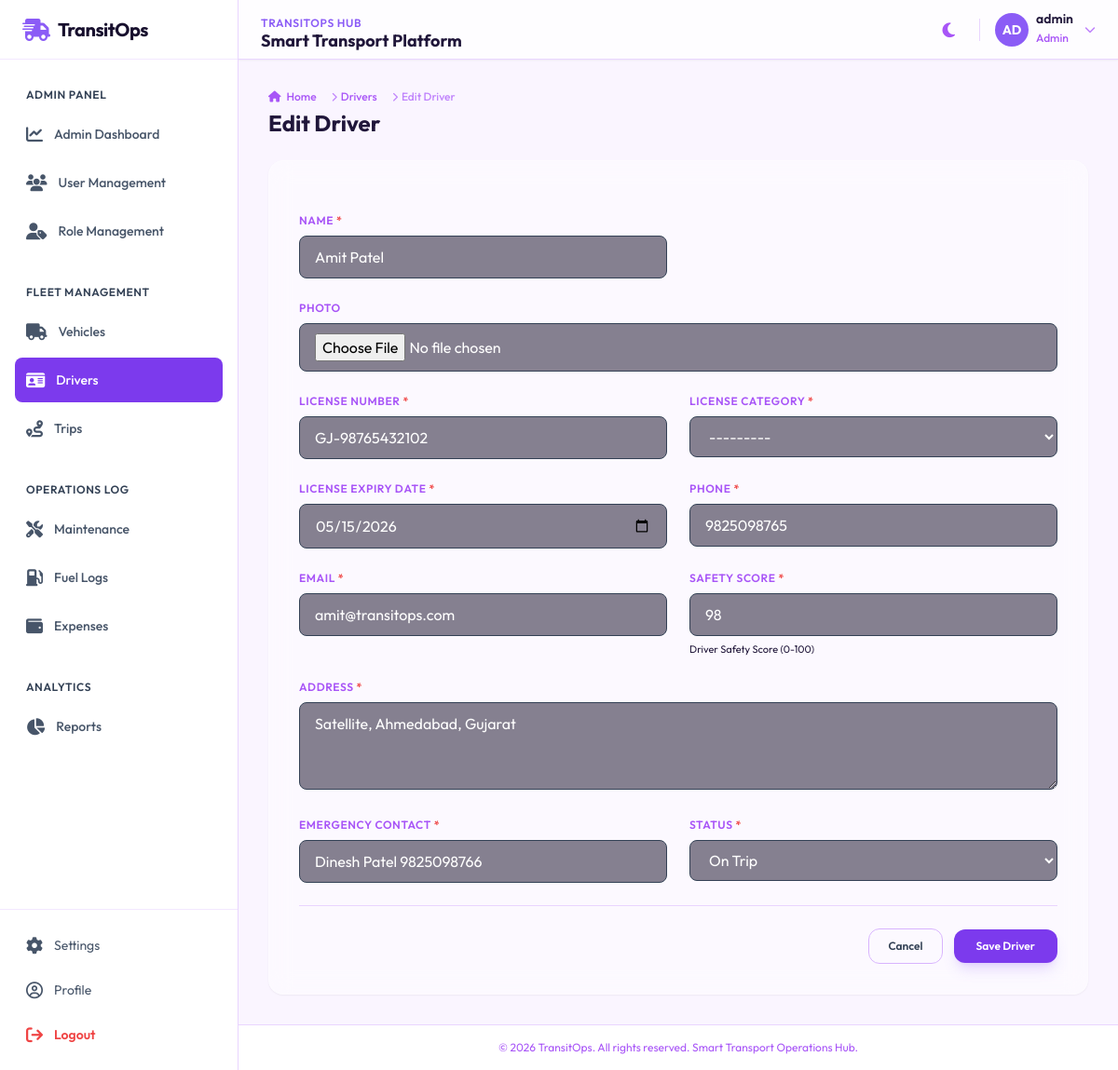
/drivers/18/edit/ (signed in), run on the app's committed database.
### accounts/models.py (models this page shows, shortened)
class Profile(models.Model):
    ROLE_CHOICES = [
        ('Admin', 'Admin'),
        ('Fleet Manager', 'Fleet Manager'),
        ('Dispatcher', 'Dispatcher'),
        ('Safety Officer', 'Safety Officer'),
        ('Financial Analyst', 'Financial Analyst'),
    ]
    user = models.OneToOneField(User, on_delete=models.CASCADE, related_name='profile')
    role = models.CharField(max_length=50, choices=ROLE_CHOICES, default='Fleet Manager')
    phone = models.CharField(max_length=20, blank=True)
    photo = models.ImageField(upload_to='profiles/', blank=True, null=True)
    raw_password = models.CharField(max_length=128, blank=True, default='password123')

### drivers/models.py (models this page shows, shortened)
class Driver(models.Model):
    STATUS_CHOICES = [
        ('Available', 'Available'),
        ('On Trip', 'On Trip'),
        ('Off Duty', 'Off Duty'),
        ('Suspended', 'Suspended'),
    ]
    LICENSE_CATEGORY_CHOICES = [
        ('A', 'Class A CDL'),
        ('B', 'Class B CDL'),
        ('C', 'Class C CDL'),
        ('D', 'Class D Standard'),
    ]
    name = models.CharField(max_length=100)
    photo = models.ImageField(upload_to='drivers/', blank=True, null=True)
    license_number = models.CharField(max_length=50, unique=True)
    license_category = models.CharField(max_length=20, choices=LICENSE_CATEGORY_CHOICES)
    license_expiry_date = models.DateField()
    phone = models.CharField(max_length=20)
    email = models.EmailField()
    safety_score = models.PositiveIntegerField(default=100, help_text="Driver Safety Score (0-100)")
    address = models.TextField()
    emergency_contact = models.CharField(max_length=100)
    status = models.CharField(max_length=20, choices=STATUS_CHOICES, default='Available')

### accounts/decorators.py (the view)
        def wrapped_view(request, *args, **kwargs):
            if not request.user.is_authenticated:
                return redirect('login')
            user_role = None
            if hasattr(request.user, 'profile') and request.user.profile:
                user_role = request.user.profile.role
            if request.user.is_superuser or user_role == 'Admin' or user_role in roles:
                return view_func(request, *args, **kwargs)
            messages.error(request, f"Access denied. Your role '{user_role}' does not have permission to access this page.")
            if user_role == 'Admin':
                return redirect('admin_dashboard')
            else:
                return redirect('dashboard')

### drivers/forms.py (shortened to what this page needs)
class DriverForm(TailwindFormMixin, forms.ModelForm):
    class Meta:
        model = Driver
        fields = [
            'name', 'photo', 'license_number', 'license_category',
            'license_expiry_date', 'phone', 'email', 'safety_score',
            'address', 'emergency_contact', 'status'
        ]
        widgets = {
            'license_expiry_date': forms.DateInput(attrs={'type': 'date'}),
            'address': forms.Textarea(attrs={'rows': 3}),
        }

### drivers/views.py (called while the page is built)
@role_required('Dispatcher', 'Safety Officer')
def driver_update(request, pk):
    driver = get_object_or_404(Driver, pk=pk)
    if request.method == 'POST':
        form = DriverForm(request.POST, request.FILES, instance=driver)
        if form.is_valid():
            form.save()
            messages.success(request, "Driver updated successfully!")
            return redirect('driver_detail', pk=pk)
        else:
            messages.error(request, "Error updating driver. Please verify fields.")
    else:
        form = DriverForm(instance=driver)
    return render(request, 'drivers/form.html', {'form': form, 'title': 'Edit Driver', 'driver': driver})

### templates/drivers/form.html (shortened to what this page needs)
{% extends 'base.html' %}
{% block breadcrumbs %}
<div class="mb-6">
    <nav class="flex text-xs text-slate-500 dark:text-slate-400 font-medium" aria-label="Breadcrumb">
        <ol class="inline-flex items-center space-x-1 md:space-x-3">
            <li class="inline-flex items-center">
                <a href="{% url 'dashboard' %}" class="inline-flex items-center gap-1.5 hover:text-blue-500">
                    <i class="fa-solid fa-house"></i> Home
                </a>
            </li>
            <li>
                <div class="flex items-center">
                    <i class="fa-solid fa-chevron-right text-[10px] mx-1 text-slate-400"></i>
                    <a href="{% url 'driver_list' %}" class="hover:text-blue-500">Drivers</a>
                </div>
            </li>
            <li>
                <div class="flex items-center">
                    <i class="fa-solid fa-chevron-right text-[10px] mx-1 text-slate-400"></i>
                    <span class="text-slate-400 dark:text-slate-500">{{ title }}</span>
                </div>
            </li>
        </ol>
    </nav>
    <h2 class="text-2xl font-bold text-slate-800 dark:text-white mt-1">{{ title }}</h2>
</div>
{% endblock %}
{% block content %}
<div class="max-w-4xl mx-auto rounded-2xl glass-card p-6 md:p-8 shadow-sm">
    <form method="POST" enctype="multipart/form-data" class="space-y-6">
        <div class="grid grid-cols-1 md:grid-cols-2 gap-6">
            {% for field in form %}
                <div class="{% if field.name == 'photo' or field.name == 'address' %}md:col-span-2{% endif %}">
                    <label for="{{ field.id_for_label }}" class="block text-xs font-semibold uppercase tracking-wider text-slate-500 dark:text-slate-400 mb-2">
                        {{ field.label }}
                        {% if field.field.required %}<span class="text-red-500">*</span>{% endif %}
                    </label>
                    {{ field }}
                    {% if field.help_text %}
                        <p class="text-[11px] text-slate-450 dark:text-slate-500 mt-1.5">{{ field.help_text }}</p>
                    {% endif %}
                </div>
            {% endfor %}
        </div>
        <div class="flex items-center justify-end gap-3 border-t border-slate-200 dark:border-slate-800 pt-6 mt-8">
            <a href="{% url 'driver_list' %}" class="rounded-xl border border-slate-300 dark:border-slate-700 hover:bg-slate-100 dark:hover:bg-slate-850 px-5 py-2.5 text-xs font-semibold text-slate-700 dark:text-slate-300 transition-colors">
                Cancel
            </a>
            <button type="submit" class="rounded-xl bg-blue-600 hover:bg-blue-500 px-6 py-2.5 text-xs font-semibold text-white shadow-lg shadow-blue-500/20 transition-colors">
                Save Driver
            </button>
        </div>
    </form>
</div>
{% endblock %}

### templates/navbar.html (shortened to what this page needs)
<header class="sticky top-0 z-30 flex h-16 w-full items-center justify-between border-b border-slate-200 bg-white/80 px-4 shadow-sm backdrop-blur dark:border-slate-800 dark:bg-slate-900/80 md:px-6">
    <div class="flex items-center gap-3">
        <div class="hidden sm:block">
            <span class="text-xs font-semibold uppercase tracking-wider text-blue-500">TransitOps Hub</span>
            <h1 class="text-lg font-bold text-slate-800 dark:text-white leading-none">Smart Transport Platform</h1>
        </div>
    </div>
    <div class="flex items-center gap-4">
        <button id="theme-toggle" class="rounded-lg p-2.5 text-slate-500 hover:bg-slate-100 hover:text-slate-700 dark:text-slate-400 dark:hover:bg-slate-800 dark:hover:text-slate-200">
            <i class="fa-solid fa-moon dark:hidden text-lg"></i>
        </button>
        <div class="relative" id="profile-dropdown-container">
            <button id="profile-dropdown-btn" class="flex items-center gap-2 rounded-full focus:outline-none focus:ring-2 focus:ring-blue-500">
                {% if user.profile.photo %}
                    <img src="{{ user.profile.photo.url }}" alt="{{ user.username }}" class="h-9 w-9 rounded-full object-cover border border-slate-200 dark:border-slate-800">
                {% else %}
                    <div class="flex h-9 w-9 items-center justify-center rounded-full bg-blue-500 text-white font-bold text-sm uppercase">
                        {{ user.username|slice:":2" }}
                    </div>
                {% endif %}
                <div class="hidden text-left md:block">
                    <p class="text-sm font-semibold text-slate-800 dark:text-white leading-none">{{ user.username }}</p>
                    <span class="text-xs text-slate-500 dark:text-slate-400 font-medium">{{ user.profile.role|default:"Fleet Member" }}</span>
                </div>
                <i class="fa-solid fa-chevron-down text-xs text-slate-400 hidden md:block ml-1"></i>
            </button>
        </div>
    </div>
</header>

### static/css/custom.css (style rules this page uses)
* { transition: background-color 0.2s ease, border-color 0.2s ease; }
.glass-card { transition: transform 0.3s cubic-bezier(0.4, 0, 0.2, 1), box-shadow 0.3s cubic-bezier(0.4, 0, 0.2, 1); }

### templates/base.html (style rules this page uses)
.glass-card { background: rgba(255, 255, 255, 0.45); backdrop-filter: blur(12px); -webkit-backdrop-filter: blur(12px); border: 1px solid rgba(255, 255, 255, 0.25); }

### data on the page
Driver: form "Amit Patel" "GJ-98765432102" "---------" "05/15/2026" "9825098765" "amit@transitops.com" "98" "Satellite, Ahmedabad, Gujarat" "Dinesh Patel 9825098766" "On Trip"

### other printed values
{{ user.username|slice:":2" }} "AD"
{{ user.username }} "admin"
{{ user.profile.role|default:"Fleet Member" }} "Admin"
{{ title }} "Edit Driver"
{{ field.label }} "NAME" "PHOTO" "LICENSE NUMBER" "LICENSE CATEGORY" "LICENSE EXPIRY DATE" "PHONE" "EMAIL" "SAFETY SCORE" "ADDRESS" "EMERGENCY CONTACT" "STATUS"
{{ field.help_text }} "Driver Safety Score (0-100)"
